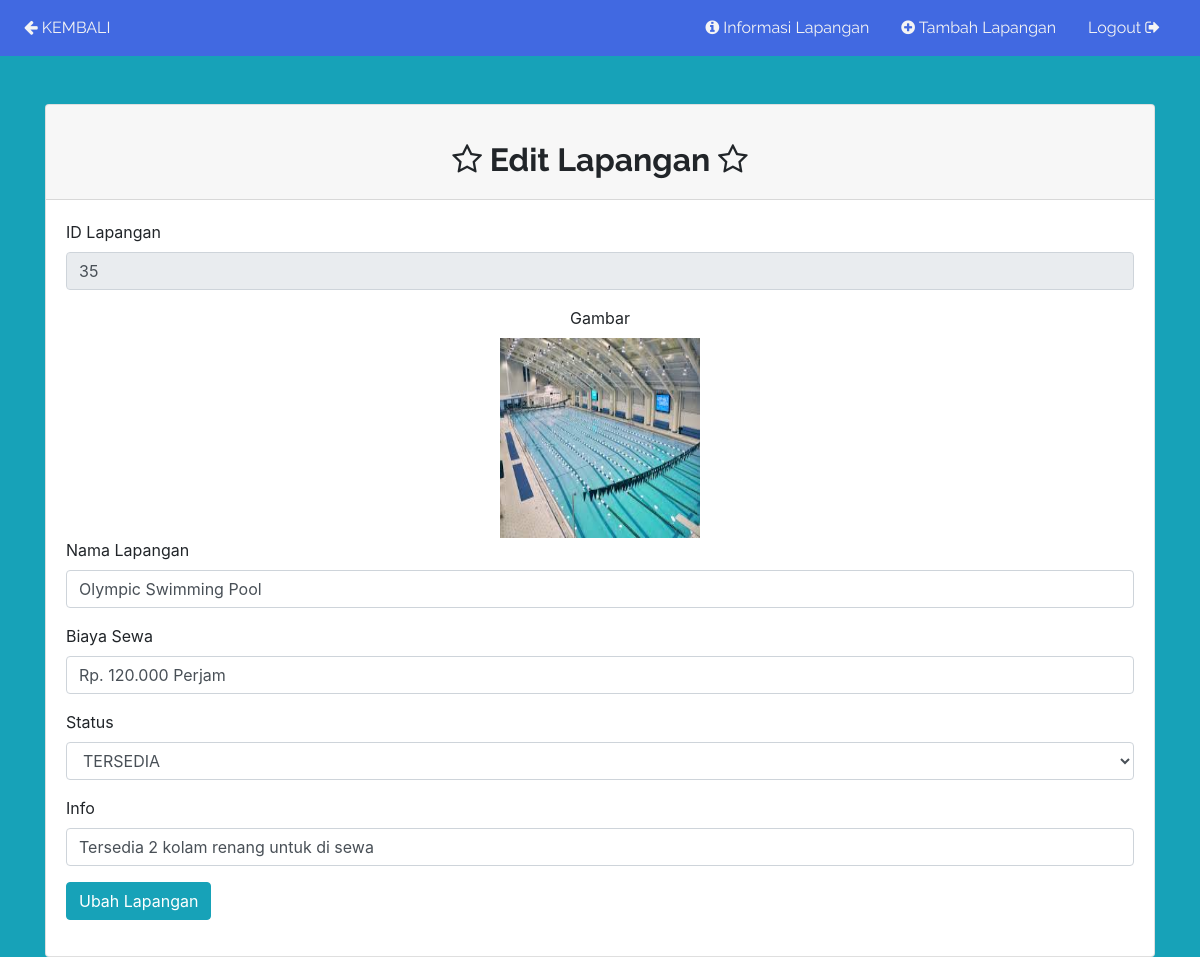
Screenshot of /Login/Admin/edit.php?id_lapangan=35 (signed in) with the database file from the repository.
### tables this page shows
CREATE TABLE `lapangan` (
  `id_lapangan` int(12) NOT NULL,
  `Gambar` varchar(1000) NOT NULL,
  `nama_lapangan` varchar(255) NOT NULL,
  `biaya_sewa` varchar(1000) NOT NULL,
  `Status` enum('TERSEDIA','TIDAK ADA','DALAM PERBAIKAN') NOT NULL,
  `Info` varchar(500) NOT NULL
);

### Login/Admin/edit.php (the view, shortened to what this page needs)
<?php
require '../../Koneksi/db.php';
$id_lapangan = $_GET['id_lapangan'];
$sql = 'SELECT * FROM lapangan WHERE id_lapangan=:id_lapangan';
$statement = $connection->prepare($sql);
$statement->execute([':id_lapangan' => $id_lapangan ]);
$person = $statement->fetch(PDO::FETCH_OBJ);
 ?>
<?php require 'header.php'; ?>
<div class="container">
  <div class="card mt-5">
    <div class="card-header">
      <br><center><h2><b><i class="fa fa-star-o"></i> Edit Lapangan <i class="fa fa-star-o"></i></b></h2></center>
    </div>
    <div class="card-body">
      <form method="post">
        <div class="form-group">
          <label for="id_lapangan">ID Lapangan</label>
          <input type="text" name="id_lapangan" value="<?= $person->id_lapangan; ?>" id="id_lapangan" class="form-control" readonly>
        <center><div>
          <label for="Gambar">Gambar</label><br>
          <img src="<?= $person->Gambar; ?>" alt="<?= $person->Gambar; ?>" width="200" height="200">
        </div></center>
        <div class="form-group">
          <label for="nama_lapangan">Nama Lapangan</label>
          <input type="text" name="nama_lapangan" value="<?= $person->nama_lapangan; ?>" id="nama_lapangan" class="form-control" required>
        </div>
        <div class="form-group">
          <label for="biaya_sewa">Biaya Sewa</label>
          <input type="text" name="biaya_sewa" value="<?= $person->biaya_sewa; ?>" id="biaya_sewa" class="form-control" required>
        </div>
        <div class="form-group">
          <label for="Status">Status</label>
          <select name="Status" id="Status" class="form-control">
           <option hidden><?= $person->Status; ?></option>
         </select>
        </div>
        <div class="form-group">
          <label for="Info">Info</label>
          <input type="text" name="Info" value="<?= $person->Info; ?>" id="Info" class="form-control" required>
        </div>
        <div class="form-group">
          <button type="submit" class="btn btn-info">Ubah Lapangan</button>
        </div>
      </form>
    </div>
  </div>
</div>
<?php require 'footer.php'; ?>

### css/main.css (style rules this page uses)
html,h1,h2,h3,h4,h5,h6,a { font-family: "Raleway"; }
html body { background: #c2c2a3; }

### rows the page displays
lapangan: id_lapangan "35", Gambar (picture), nama_lapangan "Olympic Swimming Pool", biaya_sewa "Rp. 120.000 Perjam", Status "TERSEDIA", Info "Tersedia 2 kolam renang untuk di sewa"
